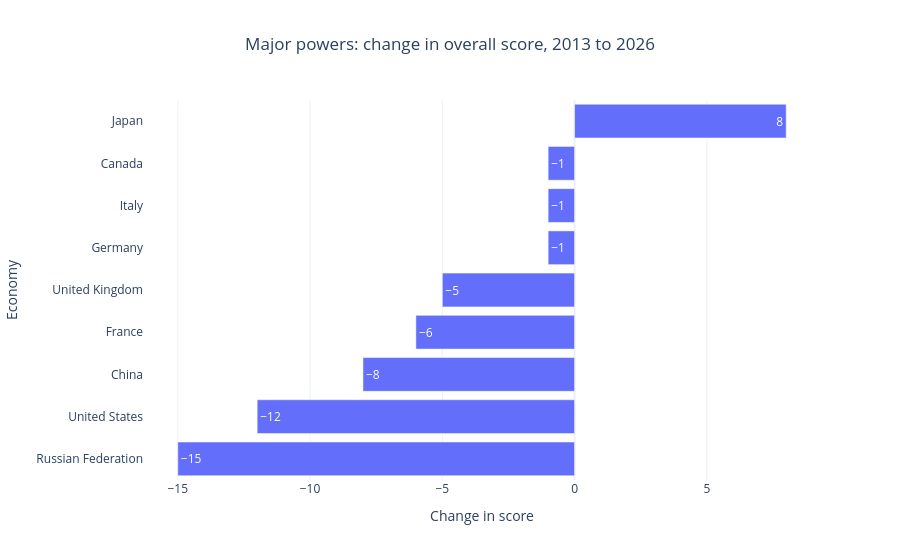

Notebook source saved alongside this figure:
### Code cell
p_movers = powers[powers['Year'].isin([2013, 2026])].pivot_table(index='Economy', columns='Year', values='Score', aggfunc='first')
p_movers['change'] = (p_movers[2026] - p_movers[2013]).round(1)
p_movers = p_movers.sort_values('change')

fig = px.bar(
    p_movers.reset_index(),
    x='change',
    y='Economy',
    orientation='h',
    title='Major powers: change in overall score, 2013 to 2026',
    labels={'change': 'Change in score', 'Economy': 'Economy'},
    text_auto=True,
)
fig.update_layout(template='plotly_white', title_x=0.5)
fig.show()

### Figure 1 — Plotly figure (JSON) as saved in the notebook; plotly's stock layout.template omitted (floating-point values rounded to 4 significant figures)
{"data": [{"hovertemplate": "Change in score=%{x}<br>Economy=%{y}<extra></extra>", "legendgroup": "", "marker": {"color": "#636efa", "pattern": {"shape": ""}}, "name": "", "orientation": "h", "showlegend": false, "textposition": "auto", "texttemplate": "%{x}", "type": "bar", "x": [-15.0, -12.0, -8.0, -6.0, -5.0, -1.0, -1.0, -1.0, 8.0], "xaxis": "x", "y": ["Russian Federation", "United States", "China", "France", "United Kingdom", "Germany", "Italy", "Canada", "Japan"], "yaxis": "y"}], "layout": {"barmode": "relative", "legend": {"tracegroupgap": 0}, "title": {"text": "Major powers: change in overall score, 2013 to 2026", "x": 0.5}, "xaxis": {"anchor": "y", "domain": [0.0, 1.0], "title": {"text": "Change in score"}}, "yaxis": {"anchor": "x", "domain": [0.0, 1.0], "title": {"text": "Economy"}}}}
